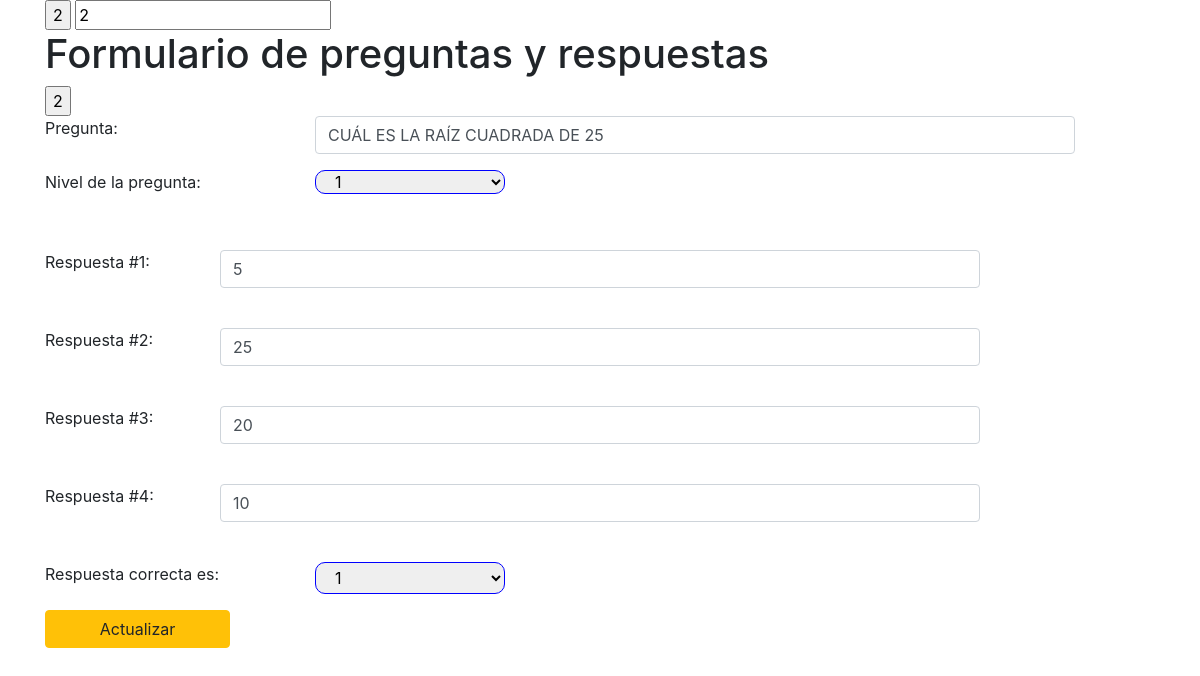
The app's page /sofka/controlador/editar.php?id=2 with its own data.
### tables this page shows
CREATE TABLE `preguntas` (
  `idpregunta` int(11) NOT NULL,
  `pregunta` varchar(150) NOT NULL,
  `nivel` int(11) NOT NULL,
  `respuesta1` varchar(150) NOT NULL,
  `respuesta2` varchar(150) NOT NULL,
  `respuesta3` varchar(150) NOT NULL,
  `respuesta4` varchar(150) NOT NULL,
  `correcta` int(11) NOT NULL
);

### sofka/controlador/editar.php (the view, shortened to what this page needs)
<!DOCTYPE html>
		<html>
			<head>
				<link rel="stylesheet" type="text/css" href="estilos/estilos.css">
				<link rel="stylesheet" type="text/css" href="../vista/estilos/bootstrap-4.5.0-dist/css/bootstrap.min.css">
			</head>
<?php
include("conexion.php");
$id=$_GET['id'];
$conservoid=$id;
$sql="SELECT * FROM preguntas WHERE idpregunta='".$id."'";
$resultado=mysqli_query($conexion,$sql);
while ($fila=mysqli_fetch_assoc($resultado)) {
?>
			<div class="container">
				<form action="actualizar.php" method="post">
						<input type="submit" name="idpregunta" value="<?php echo $fila['idpregunta'] ?>">
						<input type="text" name="conservoid" value="<?php echo($conservoid); ?>">
						<h1 class="h1">Formulario de preguntas y respuestas</h1>
						<input type="submit" name="identificador" value="<?php echo $fila['idpregunta'] ?>">
						<br>
						<div class="mb-3 row">
						<label for="pregunta" class="col-md-3">Pregunta: </label>
						<input type="text" name="pregunta" value="<?php echo $fila['pregunta'] ?>" class="form-control col-md-8" id="pregunta" required="">
						</div>
						<div class="mb-3 row">
						<label for="nivelpregunta" class="form-select-lg col-md-3">Nivel de la pregunta: </label>
						<select class="form-select form-select-lg mb-3 col-md-2" name="nivelpregunta" id="nivelpregunta" value="<?php echo $fila['nivel'] ?>">
						<option><?php echo $fila['nivel'] ?></option>
						</select>
						</div>
						<br>
						<div class="mb-3 row">
						<label for="respuesta1" class="col-md-2">Respuesta #1: </label>
						<input type="text" name="respuesta1" class="form-control col-md-8" id="respuesta1" required="" value="<?php echo $fila['respuesta1'] ?>">
						</div>
						<br>
						<div class="mb-3 row">
						<label for="respuesta2" class="col-md-2">Respuesta #2: </label>
						<input type="text" name="respuesta2" value="<?php echo $fila['respuesta2'] ?>" class="form-control col-md-8" id="respuesta2" required="">
						</div>
						<br>
						<div class="mb-3 row">
						<label for="respuesta3" class="col-md-2">Respuesta #3: </label>
						<input type="text" name="respuesta3" value="<?php echo $fila['respuesta3'] ?>" class=" form-control col-md-8" id="respuesta3" required="">
						</div>
						<br>
						<div class="mb-3 row">
						<label for="respuesta4" class="col-md-2">Respuesta #4: </label>
						<input type="text" name="respuesta4" value="<?php echo $fila['respuesta4'] ?>" class="form-control col-md-8" id="respuesta4" required="">
						</div>
						<br>
						<div class="mb-3 row">
						<label for="respuestacorrecta" class="col-md-3">Respuesta correcta es: </label>
						<select class="form-select col-md-2" name="respuestacorrecta" id="respuestacorrecta" value="<?php echo $fila['correcta'] ?>">
						  <option><?php echo $fila['correcta'] ?></option>
						</select>
				</div>
					<input type="submit" name="guardar" value="Actualizar" class="btn btn-warning col-md-2">
			</form>
				<?php }; mysqli_close($conexion);?>
			</div>
</html>

### sofka/vista/estilos/estilos.css (style rules this page uses)
select { border-color: blue; border-radius: 10px; }

### records on screen
preguntas: idpregunta "2", identificador "2", pregunta "CUÁL ES LA RAÍZ CUADRADA DE 25", nivelpregunta "1", respuesta1 "5", respuesta2 "25", respuesta3 "20", respuesta4 "10", respuestacorrecta "1"
